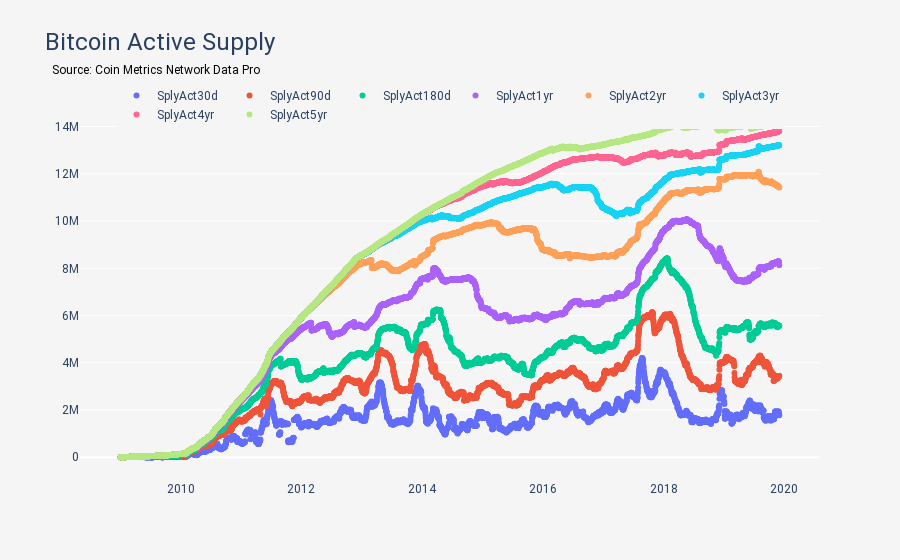

Notebook cell for this chart:
### Code cell
LineChartAssetByMetrics(title='Bitcoin Active Supply', df=btc_df, metrics=active_sply_metrics, asset='btc').run().show()

### Figure 1 — Plotly figure (JSON) as saved in the notebook; plotly's stock layout.template omitted (floating-point values rounded to 4 significant figures; data arrays with more than 128 entries replaced by an {"elided": "..."} marker saying what was removed)
{"data": [{"mode": "markers", "name": "SplyAct30d", "type": "scatter", "x": {"elided": "3985 str values"}, "y": {"elided": "3985 float values"}}, {"mode": "markers", "name": "SplyAct90d", "type": "scatter", "x": {"elided": "3985 str values"}, "y": {"elided": "3985 float values"}}, {"mode": "markers", "name": "SplyAct180d", "type": "scatter", "x": {"elided": "3985 str values"}, "y": {"elided": "3985 float values"}}, {"mode": "markers", "name": "SplyAct1yr", "type": "scatter", "x": {"elided": "3985 str values"}, "y": {"elided": "3985 float values"}}, {"mode": "markers", "name": "SplyAct2yr", "type": "scatter", "x": {"elided": "3985 str values"}, "y": {"elided": "3985 float values"}}, {"mode": "markers", "name": "SplyAct3yr", "type": "scatter", "x": {"elided": "3985 str values"}, "y": {"elided": "3985 float values"}}, {"mode": "markers", "name": "SplyAct4yr", "type": "scatter", "x": {"elided": "3985 str values"}, "y": {"elided": "3985 float values"}}, {"mode": "markers", "name": "SplyAct5yr", "type": "scatter", "x": {"elided": "3985 str values"}, "y": {"elided": "3985 float values"}}], "layout": {"annotations": [{"align": "left", "font": {"color": "black", "size": 12}, "showarrow": false, "text": "Source: Coin Metrics Network Data Pro", "valign": "top", "x": -0.04, "xref": "paper", "y": 1.103, "yref": "paper"}], "font": {"family": "Roboto"}, "legend": {"bgcolor": "#F5F5F5", "orientation": "h", "x": 0.5, "xanchor": "center", "y": 1.05, "yanchor": "top"}, "paper_bgcolor": "#F5F5F5", "plot_bgcolor": "#F5F5F5", "title": {"font": {"family": "Roboto", "size": 24}, "text": "Bitcoin Active Supply"}, "xaxis": {"showgrid": false}}}
